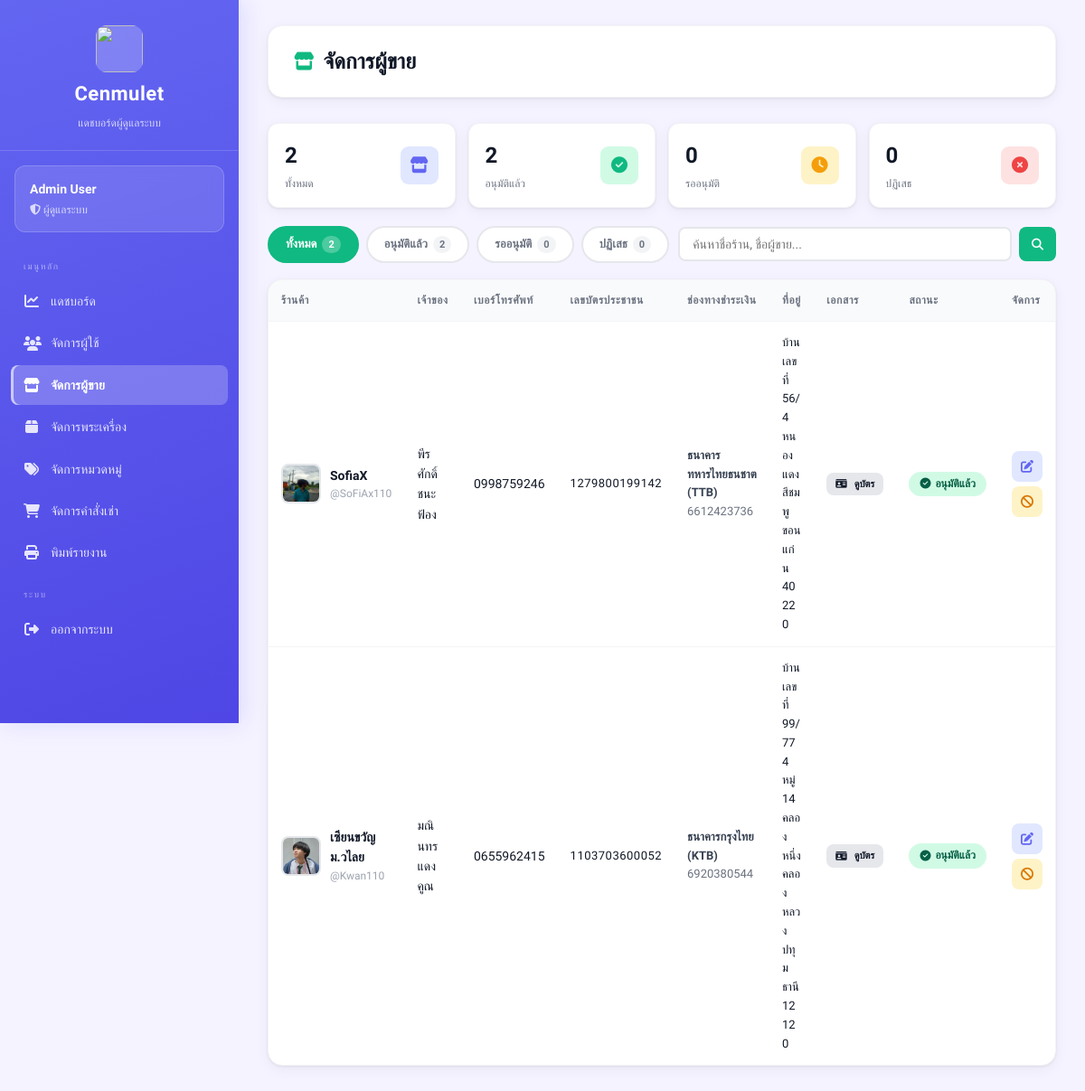
/views/admin/sellers.php (signed in), run on the app's committed database.
### tables this page shows
CREATE TABLE sellers (
    id INTEGER PRIMARY KEY AUTOINCREMENT,
    fullname TEXT,
    store_name TEXT,
    username TEXT UNIQUE,
    password TEXT,
    address TEXT,
    img_store TEXT,
    tel TEXT,
    pay_contax TEXT,
    id_per TEXT,
    img_per TEXT,

    status TEXT DEFAULT 'pending',
    reject_reason TEXT,
    reviewed_at DATETIME
, pay_bank TEXT);

### views/admin/sellers.php (the view, shortened to what this page needs)
<?php
require_once __DIR__ . "/../../config/db.php";
$admin_id = $_SESSION['user_id'];
$stmt = $db->prepare("SELECT * FROM admins WHERE id = :id");
$stmt->execute([':id' => $admin_id]);
$admin = $stmt->fetch(PDO::FETCH_ASSOC);
$filter  = $_GET['filter'] ?? 'all';
$search  = trim($_GET['search'] ?? '');
$conditions = [];
$params     = [];
$where = $conditions ? "WHERE " . implode(" AND ", $conditions) : "";
$stmt = $db->prepare("SELECT * FROM sellers $where ORDER BY id DESC");
$stmt->execute($params);
$sellers = $stmt->fetchAll(PDO::FETCH_ASSOC);
$n_all      = $db->query("SELECT COUNT(*) FROM sellers")->fetchColumn();
$n_approved = $db->query("SELECT COUNT(*) FROM sellers WHERE status='approved'")->fetchColumn();
$pending_sellers = $db->query("SELECT COUNT(*) FROM sellers WHERE status='pending'")->fetchColumn();
$n_rejected = $db->query("SELECT COUNT(*) FROM sellers WHERE status='rejected'")->fetchColumn();
?>
<!DOCTYPE html>
<html lang="th">
<head>
    <link rel="stylesheet" href="/public/css/dashboard.css">
    <link rel="stylesheet" href="https://cdnjs.cloudflare.com/ajax/libs/font-awesome/6.5.1/css/all.min.css">
</head>
<body class="admin">
<div class="dashboard-container">
<?php include __DIR__ . '/_sidebar.php'; ?>
<main class="main-content">
    <div class="top-bar">
        <h1><i class="fa-solid fa-store"></i> จัดการผู้ขาย</h1>
    </div>
    <div class="stats-mini" style="margin-bottom:20px">
        <div class="stat-mini">
            <div><div class="stat-mini-value"><?php echo $n_all; ?></div><div class="stat-mini-label">ทั้งหมด</div></div>
            <div class="stat-mini-icon" style="background:#e0e7ff;color:#6366f1"><i class="fa-solid fa-store"></i></div>
        </div>
        <div class="stat-mini">
            <div><div class="stat-mini-value"><?php echo $n_approved; ?></div><div class="stat-mini-label">อนุมัติแล้ว</div></div>
            <div class="stat-mini-icon" style="background:#d1fae5;color:#10b981"><i class="fa-solid fa-check-circle"></i></div>
        </div>
        <div class="stat-mini">
            <div><div class="stat-mini-value"><?php echo $pending_sellers; ?></div><div class="stat-mini-label">รออนุมัติ</div></div>
            <div class="stat-mini-icon" style="background:#fef3c7;color:#f59e0b"><i class="fa-solid fa-clock"></i></div>
        </div>
        <div class="stat-mini">
            <div><div class="stat-mini-value"><?php echo $n_rejected; ?></div><div class="stat-mini-label">ปฏิเสธ</div></div>
            <div class="stat-mini-icon" style="background:#fee2e2;color:#ef4444"><i class="fa-solid fa-times-circle"></i></div>
        </div>
    </div>
    <div style="display:flex;gap:10px;flex-wrap:wrap;margin-bottom:18px;align-items:center">
        <div class="filter-tabs" style="margin-bottom:0">
            <a href="?filter=all<?php echo $search ? '&search='.urlencode($search) : ''; ?>"
               class="filter-tab <?php echo $filter==='all'      ? 'active':'' ?>">ทั้งหมด <span class="tab-count"><?php echo $n_all; ?></span></a>
            <a href="?filter=approved<?php echo $search ? '&search='.urlencode($search) : ''; ?>"
               class="filter-tab <?php echo $filter==='approved' ? 'active':'' ?>">อนุมัติแล้ว <span class="tab-count"><?php echo $n_approved; ?></span></a>
            <a href="?filter=pending<?php echo $search ? '&search='.urlencode($search) : ''; ?>"
               class="filter-tab <?php echo $filter==='pending'  ? 'active':'' ?>">รออนุมัติ <span class="tab-count"><?php echo $pending_sellers; ?></span></a>
            <a href="?filter=rejected<?php echo $search ? '&search='.urlencode($search) : ''; ?>"
               class="filter-tab <?php echo $filter==='rejected' ? 'active':'' ?>">ปฏิเสธ <span class="tab-count"><?php echo $n_rejected; ?></span></a>
        </div>
        <form method="GET" style="display:flex;gap:8px;flex:1;min-width:200px">
            <input type="text" name="search" value="<?php echo htmlspecialchars($search); ?>"
                   placeholder="ค้นหาชื่อร้าน, ชื่อผู้ขาย..."
                   style="flex:1;padding:9px 14px;border:2px solid #e5e7eb;border-radius:8px;font-family:inherit;font-size:14px">
            <button type="submit" class="btn btn-primary btn-sm"><i class="fa-solid fa-search"></i></button>
        </form>
    </div>
    <div class="card">
        <div class="table-wrapper">
        <?php if (count($sellers) > 0): ?>
        <table>
            <thead>
                <tr>
                    <th>ร้านค้า</th>
                    <th>เจ้าของ</th>
                    <th>เบอร์โทรศัพท์</th>
                    <th>เลขบัตรประชาชน</th>
                    <th>ช่องทางชำระเงิน</th>
                    <th>ที่อยู่</th>
                    <th>เอกสาร</th>
                    <th>สถานะ</th>
                    <th>จัดการ</th>
                </tr>
            </thead>
            <tbody>
            <?php foreach ($sellers as $s): ?>
            <?php $sB64 = base64_encode(json_encode([
                'id'         => (int)$s['id'],
                'store_name' => $s['store_name'],
                'fullname'   => $s['fullname'],
                'username'   => $s['username'],
                'tel'        => $s['tel'] ?? '',
                'id_per'     => $s['id_per'] ?? '',
                'address'    => $s['address'] ?? '',
                'pay_bank'   => $s['pay_bank'] ?? '',
                'pay_contax' => $s['pay_contax'] ?? '',
                'status'     => $s['status'],
            ], JSON_UNESCAPED_UNICODE)); ?>
            <tr class="clickable-row" onclick="openEdit('<?php echo $sB64; ?>')"
                style="cursor:pointer">
                <td>
                    <div style="display:flex;align-items:center;gap:10px">
                        <?php if (!empty($s['img_store'])): ?>
                        <img src="/uploads/sellers/<?php echo htmlspecialchars($s['img_store']); ?>"
                             style="width:44px;height:44px;border-radius:8px;object-fit:cover;border:2px solid #e5e7eb">
                        <?php else: ?>
                        <div class="no-image"><i class="fa-solid fa-store"></i></div>
                        <?php endif; ?>
                        <div>
                            <div style="font-weight:600"><?php echo htmlspecialchars($s['store_name']); ?></div>
                            <div style="font-size:12px;color:#9ca3af">@<?php echo htmlspecialchars($s['username']); ?></div>
                        </div>
                    </div>
                </td>
                <td><?php echo htmlspecialchars($s['fullname']); ?></td>
                <td><?php echo htmlspecialchars($s['tel']); ?></td>
                <td style="font-size:13px;letter-spacing:.5px"><?php echo htmlspecialchars($s['id_per'] ?? '-'); ?></td>
                <td style="font-size:13px">
                    <?php if (!empty($s['pay_bank'])): ?>
                        <div style="font-weight:600;color:#374151"><?php echo htmlspecialchars($s['pay_bank']); ?></div>
                        <div style="color:#6b7280"><?php echo htmlspecialchars($s['pay_contax'] ?? '-'); ?></div>
                    <?php else: ?>
                        <?php echo htmlspecialchars($s['pay_contax'] ?? '-'); ?>
                    <?php endif; ?>
                </td>
                <td style="font-size:13px;max-width:160px;word-break:break-word"><?php echo htmlspecialchars($s['address'] ?? '-'); ?></td>
                <td>
                    <?php if (!empty($s['img_per'])): ?>
                    <a href="/uploads/sellers/<?php echo htmlspecialchars($s['img_per']); ?>"
                       target="_blank" class="btn btn-sm btn-secondary" style="font-size:11px;padding:4px 10px">
                        <i class="fa-solid fa-id-card"></i> ดูบัตร
                    </a>
                    <?php else: ?>
                    <span style="color:#d1d5db;font-size:12px">ไม่มี</span>
                    <?php endif; ?>
                </td>
                <td>
                    <?php
                    $badges = [
                        'approved' => ['badge-success','fa-check-circle','อนุมัติแล้ว'],
                        'pending'  => ['badge-warning','fa-clock','รออนุมัติ'],
                        'rejected' => ['badge-danger', 'fa-times-circle','ปฏิเสธ'],
                    ];
                    [$cls,$icon,$label] = $badges[$s['status']] ?? ['badge-warning','fa-clock','ไม่ทราบ'];
                    ?>
                    <span class="badge <?php echo $cls; ?>">
                        <i class="fa-solid <?php echo $icon; ?>"></i> <?php echo $label; ?>
                    </span>
                </td>
                <td class="no-row-click">
                    <div style="display:flex;flex-direction:column;gap:5px">
                        <button onclick="event.stopPropagation();openEdit('<?php echo $sB64; ?>')"
                            class="btn-icon" title="แก้ไข"
                            style="background:#e0e7ff;color:#6366f1;border-color:#c7d2fe">
                            <i class="fa-solid fa-pen-to-square"></i>
                        </button>
                        <?php if ($s['status'] === 'pending'): ?>
                        <form method="POST" action="/views/admin/seller_action.php">
                            <input type="hidden" name="seller_id" value="<?php echo $s['id']; ?>">
                            <input type="hidden" name="action" value="approve">
                            <input type="hidden" name="redirect_to" value="/views/admin/sellers.php">
                            <button type="submit" class="btn-icon" title="อนุมัติ"
                                style="background:#d1fae5;color:#059669;border-color:#a7f3d0">
                                <i class="fa-solid fa-check"></i>
                            </button>
                        </form>
                        <?php elseif ($s['status'] === 'approved'): ?>
                        <form method="POST" action="/views/admin/seller_action.php"
                              onsubmit="return confirm('ถอนสิทธิ์ผู้ขายรายนี้?')">
                            <button type="submit" class="btn-icon" title="ถอนสิทธิ์"
                                style="background:#fef3c7;color:#d97706;border-color:#fde68a">
                                <i class="fa-solid fa-ban"></i>
                            </button>
                        </form>
                        <?php endif; ?>
                    </div>
                </td>
            </tr>
            <?php endforeach; ?>
            </tbody>
        </table>
        <?php endif; ?>
        </div>
    </div>
</main>
</div>
</body>
</html>

### views/admin/_sidebar.php (shortened to what this page needs)
<?php
$current = basename($_SERVER['PHP_SELF']);
?>
<aside class="sidebar admin">
    <div class="sidebar-header">
        <img src="/public/images/image.png" alt="">
        <h2>Cenmulet</h2>
        <p>แดชบอร์ดผู้ดูแลระบบ</p>
    </div>
    <div class="sidebar-user">
        <h3><?php echo htmlspecialchars($admin['fullname']); ?></h3>
        <p><i class="fa-solid fa-shield-halved"></i> ผู้ดูแลระบบ</p>
    </div>
    <ul class="sidebar-menu">
        <li class="menu-sep">เมนูหลัก</li>
        <li>
            <a href="/views/admin/dashboard.php"
               class="<?php echo $current === 'dashboard.php' ? 'active' : ''; ?>">
                <i class="fa-solid fa-chart-line"></i> แดชบอร์ด
            </a>
        </li>
        <li>
            <a href="/views/admin/users.php"
               class="<?php echo $current === 'users.php' ? 'active' : ''; ?>">
                <i class="fa-solid fa-users"></i> จัดการผู้ใช้
            </a>
        </li>
        <li>
            <a href="/views/admin/sellers.php"
               class="<?php echo in_array($current, ['sellers.php','approve_sellers.php']) ? 'active' : ''; ?>">
                <i class="fa-solid fa-store"></i> จัดการผู้ขาย
            </a>
        </li>
        <li>
            <a href="/views/admin/products.php"
               class="<?php echo $current === 'products.php' ? 'active' : ''; ?>">
                <i class="fa-solid fa-box"></i> จัดการพระเครื่อง
            </a>
        </li>
        <li>
            <a href="/views/admin/categories.php"
               class="<?php echo $current === 'categories.php' ? 'active' : ''; ?>">
                <i class="fa-solid fa-tags"></i> จัดการหมวดหมู่
            </a>
        </li>
        <li>
            <a href="/views/admin/orders.php"
               class="<?php echo $current === 'orders.php' ? 'active' : ''; ?>">
                <i class="fa-solid fa-cart-shopping"></i> จัดการคำสั่งเช่า
            </a>
        </li>
        <li>
            <a href="/views/admin/report.php"
               class="<?php echo $current === 'report.php' ? 'active' : ''; ?>">
                <i class="fa-solid fa-print"></i> พิมพ์รายงาน
            </a>
        </li>
        <li class="menu-sep">ระบบ</li>
        <li>
            <a href="/auth/logout.php">
                <i class="fa-solid fa-right-from-bracket"></i> ออกจากระบบ
            </a>
        </li>
    </ul>
</aside>

### views/admin/sellers.php (style rules this page uses)
tr.clickable-row { cursor:pointer; }

### data on the page
sellers: img_store (picture), store_name "SofiaX", username "SoFiAx110", fullname "พีรศักดิ์ ชนะฟ้อง", tel "0998759246", id_per "1279800199142", pay_bank "ธนาคารทหารไทยธนชาต (TTB)", pay_contax "6612423736", address "บ้านเลขที่ 56/4 หนองแดง สีชมพู ขอนแก่น 40220", label "อนุมัติแล้ว"
sellers: img_store (picture), store_name "เซียนขวัญม.วไลย", username "Kwan110", fullname "มณินทร แดงคูณ", tel "0655962415", id_per "1103703600052", pay_bank "ธนาคารกรุงไทย (KTB)", pay_contax "6920380544", address "บ้านเลขที่ 99/774 หมู่ 14 คลองหนึ่ง คลองหลวง ปทุมธานี 12120", label "อนุมัติแล้ว"

### other printed values
$admin['fullname'] "Admin User"
$n_all "2"
$n_approved "2"
$pending_sellers "0"
$n_rejected "0"
